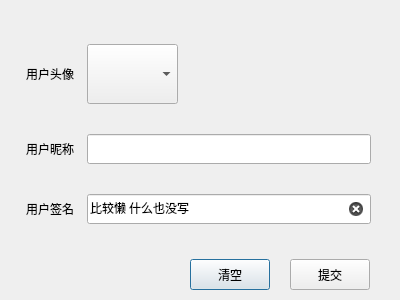
<?xml version="1.0" encoding="UTF-8"?>
<ui version="4.0">
 <class>setUserDialog</class>
 <widget class="QDialog" name="setUserDialog">
  <property name="geometry">
   <rect>
    <x>0</x>
    <y>0</y>
    <width>400</width>
    <height>300</height>
   </rect>
  </property>
  <property name="minimumSize">
   <size>
    <width>400</width>
    <height>300</height>
   </size>
  </property>
  <property name="maximumSize">
   <size>
    <width>400</width>
    <height>300</height>
   </size>
  </property>
  <property name="font">
   <font>
    <family>微软雅黑</family>
   </font>
  </property>
  <property name="windowTitle">
   <string>Dialog</string>
  </property>
  <property name="windowIcon">
   <iconset resource="resource.qrc">
    <normaloff>:/tx/6.png</normaloff>:/tx/6.png</iconset>
  </property>
  <widget class="QPushButton" name="pb_clear">
   <property name="geometry">
    <rect>
     <x>190</x>
     <y>259</y>
     <width>80</width>
     <height>31</height>
    </rect>
   </property>
   <property name="text">
    <string>清空</string>
   </property>
  </widget>
  <widget class="QPushButton" name="pb_commit">
   <property name="geometry">
    <rect>
     <x>290</x>
     <y>259</y>
     <width>80</width>
     <height>31</height>
    </rect>
   </property>
   <property name="text">
    <string>提交</string>
   </property>
  </widget>
  <widget class="QWidget" name="layoutWidget">
   <property name="geometry">
    <rect>
     <x>20</x>
     <y>20</y>
     <width>351</width>
     <height>231</height>
    </rect>
   </property>
   <layout class="QGridLayout" name="gridLayout">
    <item row="0" column="0">
     <widget class="QLabel" name="lb_icon">
      <property name="minimumSize">
       <size>
        <width>0</width>
        <height>30</height>
       </size>
      </property>
      <property name="maximumSize">
       <size>
        <width>16777215</width>
        <height>30</height>
       </size>
      </property>
      <property name="text">
       <string>  用户头像  </string>
      </property>
     </widget>
    </item>
    <item row="0" column="1">
     <widget class="QComboBox" name="cbx_icon">
      <property name="minimumSize">
       <size>
        <width>91</width>
        <height>60</height>
       </size>
      </property>
      <property name="maximumSize">
       <size>
        <width>91</width>
        <height>60</height>
       </size>
      </property>
      <property name="iconSize">
       <size>
        <width>60</width>
        <height>60</height>
       </size>
      </property>
     </widget>
    </item>
    <item row="1" column="0">
     <widget class="QLabel" name="lb_name">
      <property name="minimumSize">
       <size>
        <width>0</width>
        <height>30</height>
       </size>
      </property>
      <property name="maximumSize">
       <size>
        <width>16777215</width>
        <height>30</height>
       </size>
      </property>
      <property name="text">
       <string>  用户昵称</string>
      </property>
     </widget>
    </item>
    <item row="1" column="1">
     <widget class="QLineEdit" name="le_name">
      <property name="minimumSize">
       <size>
        <width>0</width>
        <height>30</height>
       </size>
      </property>
      <property name="maximumSize">
       <size>
        <width>16777215</width>
        <height>30</height>
       </size>
      </property>
     </widget>
    </item>
    <item row="2" column="0">
     <widget class="QLabel" name="lb_feeling">
      <property name="minimumSize">
       <size>
        <width>0</width>
        <height>30</height>
       </size>
      </property>
      <property name="maximumSize">
       <size>
        <width>16777215</width>
        <height>30</height>
       </size>
      </property>
      <property name="text">
       <string>  用户签名</string>
      </property>
     </widget>
    </item>
    <item row="2" column="1">
     <widget class="QLineEdit" name="le_feeling">
      <property name="minimumSize">
       <size>
        <width>0</width>
        <height>30</height>
       </size>
      </property>
      <property name="maximumSize">
       <size>
        <width>16777215</width>
        <height>30</height>
       </size>
      </property>
      <property name="text">
       <string>比较懒 什么也没写</string>
      </property>
      <property name="clearButtonEnabled">
       <bool>true</bool>
      </property>
     </widget>
    </item>
   </layout>
  </widget>
 </widget>
 <resources>
  <include location="resource.qrc"/>
 </resources>
 <connections/>
</ui>
